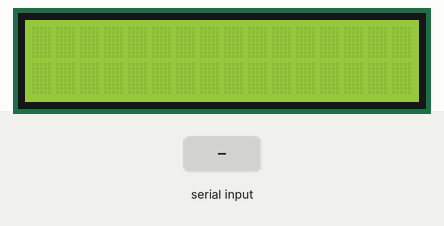
Recording of a sketch running on a simulated Arduino Leonardo, built with avr-gcc and run on an emulated ATmega32U4. On the bench: 16×2 character LCD. The inputs (shaded band) are chosen by the test bench. Random numbers use the default seed unless the sketch sets one; what the sketch prints to the serial monitor is not drawn.

Above: at 1.2 s.
1.3 s: "30,150\n" received over Serial
At 2.8 s:
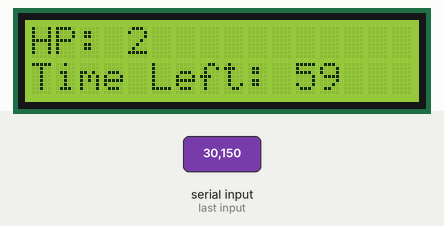
4.3 s: "d\n" received over Serial
6.5 s: "D\n" received over Serial
8.5 s: "w90\n" received over Serial
At 9.5 s:
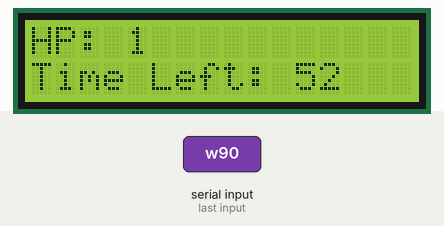
Timing chart, 0 to 11.5 s (numbered marks = the images above; inputs shaded):
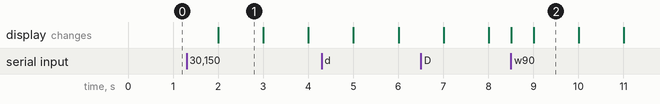

Measured:
- after the input at 1.3 s, the display: changes after 0.71 s (image 1)
- what the display in image 2 shows lasts 1.0 s, from 9.0 s to 10.0 s

The sketch:

Mine.ino
```cpp
#include <LiquidCrystal.h>
// working variables
LiquidCrystal lcd(2, 3, 4, 5, 6, 7, 8);
int Entrance = -1; // legal:0, 3, 12, 15
int Reset = 1;
struct Plot{
  int mine; //0 for no mine, 1 for mine
  int used; //0 for no used, 1 for used
  char show;
};
Plot Map[4][4];
int cx, cy;
int ex, ey;
int timer1_counter;
int count;
int HP = 2;

void setup() {
  SetClock();
  // set up the LCD's number of columns and rows:
  lcd.begin(16, 2);
  Serial.begin(9600);
  while(!Serial){
    ; // wait for serial port to connect. Needed for Leonardo only
  }
  randomSeed(analogRead(0));
}

void loop() {
  if (Reset == 1){
    cx = cy = ex = ey = 0;
    HP = 2;
    Entrance = -1;
    while(Entrance == -1){
    Entrance = GetEntrance();
    }
    Initilization(Entrance);
    Line();
    Display();
    Reset = 0;
    count = 0;
    lcd.display();
    //Serial.println(Reset);
  }
  if(Serial.available() > 0){
    if(Move() == 0){
      Line();
      Display();
    }
  }
  if ((count == 60 || HP == 0) && Reset == 0){
    //Reset = 1;
    if(HP == 0){
      Serial.println("You die! Game Over");
    }
    else{
      Serial.println("Time Out! Game Over");
    }
    GameOver();
  }
  else if (cx == ex && cy == ey){
    //Reset = 1;
    Serial.println("Victory!");
    GameOver();
  }
}

// Output: Entrance:0, 3, 12, 15
int GetEntrance(){
  Line();
  int en = 0;
  char ReceiveBuffer[2];
  int num = 0;
  //Print the map to show the position of entrance
  for(int i = 0; i < 4; ++i){
    for(int j = 0; j < 4; ++j){
      if(i == 0 && j == 0)  Serial.print("1 ");
      else if(i == 0 && j == 3) Serial.print("2 ");
      else if(i == 3 && j == 0) Serial.print("3 ");
      else if(i == 3 && j == 3) Serial.print("4 ");
      else Serial.print("0 ");
    }
    Serial.println(" ");
  }
  Serial.println(" ");
  Serial.println("Input the entrance: ");

  while (!Serial.available() > 0);  //wait user's input
  Serial.readBytesUntil('\n', ReceiveBuffer, 2);

  num = ReceiveBuffer[0] - '0';
  if(1 <= num && num <= 4)
  {
    switch(num)
    {
    case 1: cx = 0; cy = 0; ex = 3; ey = 3; en = 0; break;
    case 2: cx = 0; cy = 3; ex = 3; ey = 0; en = 3; break;
    case 3: cx = 3; cy = 0; ex = 0; ey = 3; en = 12; break;
    case 4: cx = 3; cy = 3; ex = 0; ey = 0; en = 15; break;
    default: en = -1; break;
    }
  }
  else{
    en = -1;
  }
  return en;
}

// Set Metrix with four random mines
void Initilization(const int entrance){
  // No mines on entrance and exit
  int BlockOne = entrance;
  int BlockTwo = 15 - entrance;
  for(int i=0;i<4;i++){
    for(int j=0;j<4;j++){
      Map[i][j].mine = 0;
      Map[i][j].used = 0;
      Map[i][j].show = 'o';
    }
  }
  int RandNum[4];
  for(int q=0;q<4;q++){
    RandNum[q] = -1;
  }
  // Get 4 non-repeating random numbers.Legal ones
  for(int q=0;q<4;q++){
    RandNum[q] = random(16);

    while(RandNum[q] == BlockOne || RandNum[q] == BlockTwo ){
      RandNum[q] = random(16);
    }

    int m = 0;
    while(RandNum[q] == RandNum[m] &&  m<q ){
      RandNum[q] = random(16);
      m++;
    }
  }
  for (int p = 0;p<4;p++){
    int row = RandNum[p]%4;
    int column = RandNum[p]-row*4;
    Map[row][column].mine = 1;
    Map[row][column].show = '*';
  }
  Map[cx][cy].used = 1;
}

// set 1 second frequency divider and initial count number
void SetClock(){
  noInterrupts();
  TCCR1A=0;
  TCCR1B=0;
  timer1_counter=3036;
  TCNT1=timer1_counter;
  TCCR1B|=(1<<CS12);
  TIMSK1|=(1<<TOIE1);
  interrupts();
}

ISR(TIMER1_OVF_vect)
{
  TCNT1=timer1_counter;
  count=count+1;
  //Serial.println(count);
  if(Reset == 0){
      LCDupdate();
  }
}

int Move(){
  char current[1];
  Serial.readBytesUntil('\n', current, 1);
  switch(current[0]){
    case 'w': case 'W':Up(); break;
    case 'a': case 'A':Left(); break;
    case 's': case 'S':Down(); break;
    case 'd': case 'D':Right(); break;
    default: return -1;
  }
  Map[cx][cy].used = 1;
  if(Map[cx][cy].mine == 1){
    HP-=1;
    //Map[cx][cy].mine = 0;
    //Map[cx][cy].show = 'o';
    Serial.println("OOOOOPS!!!!!!!!!");
    LCDupdate();
  }
  return 0;
  //Line();
  //Display();
}
void Up(){
  if (cx != 0){
    cx-=1;
  }
}
void Left(){
  if (cy != 0){
    cy-=1;
  }
}
void Down(){
  if (cx != 3){
    cx+=1;
  }
}
void Right(){
  if (cy != 3){
    cy+=1;
  }
}

void Display(){
  for(int i = 0; i < 4; ++i){
    for(int j = 0; j < 4; ++j){
      if(cx == i && cy == j)  Serial.print("M ");
      else if(Map[i][j].used == 0) Serial.print("0 ");
      else if(Map[i][j].mine == 0) Serial.print("1 ");
      else if(Map[i][j].mine == 1) Serial.print("* ");
    }
    Serial.println(" ");
  }
  Serial.println(" ");
  //Serial.println("Here we go->");
}

void Line(){
  for(int i = 0; i < 60; ++i)
  {
    Serial.print("-");
  }
  Serial.println(" ");
}

void GameOver(){
  lcd.clear();
  Reset = -1;
  char Buffer[2];
  Serial.println("Do you want to try again? Y/N");
  while (!Serial.available() > 0);  //wait user's input
  Serial.readBytesUntil('\n', Buffer, 2);

  if(Buffer[0] == 'Y'){
    Reset = 1;
    Serial.println("Reset");
  }
  else{
    //Game over
    Serial.println(":-)");
    Serial.end();
  }
}

void LCDupdate(){
  lcd.clear();
  lcd.setCursor(0, 0);
  lcd.print("HP: ");
  lcd.print(HP);
  lcd.setCursor(0, 1);
  lcd.print("Time Left: ");
  lcd.print(60 - count);
}
```
